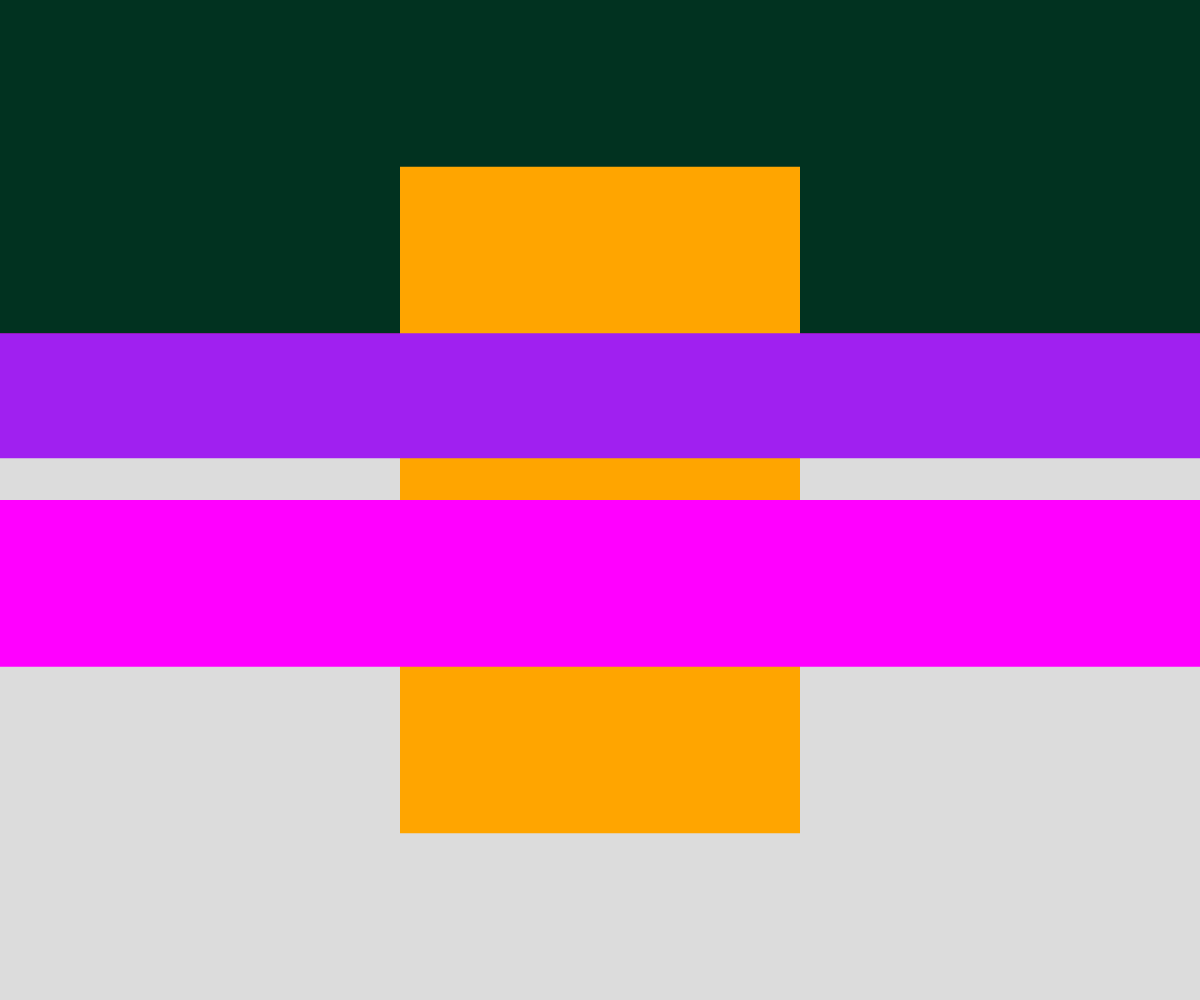
Frame 1 (no input)
Frame 60 (no input): identical to frame 1, image omitted
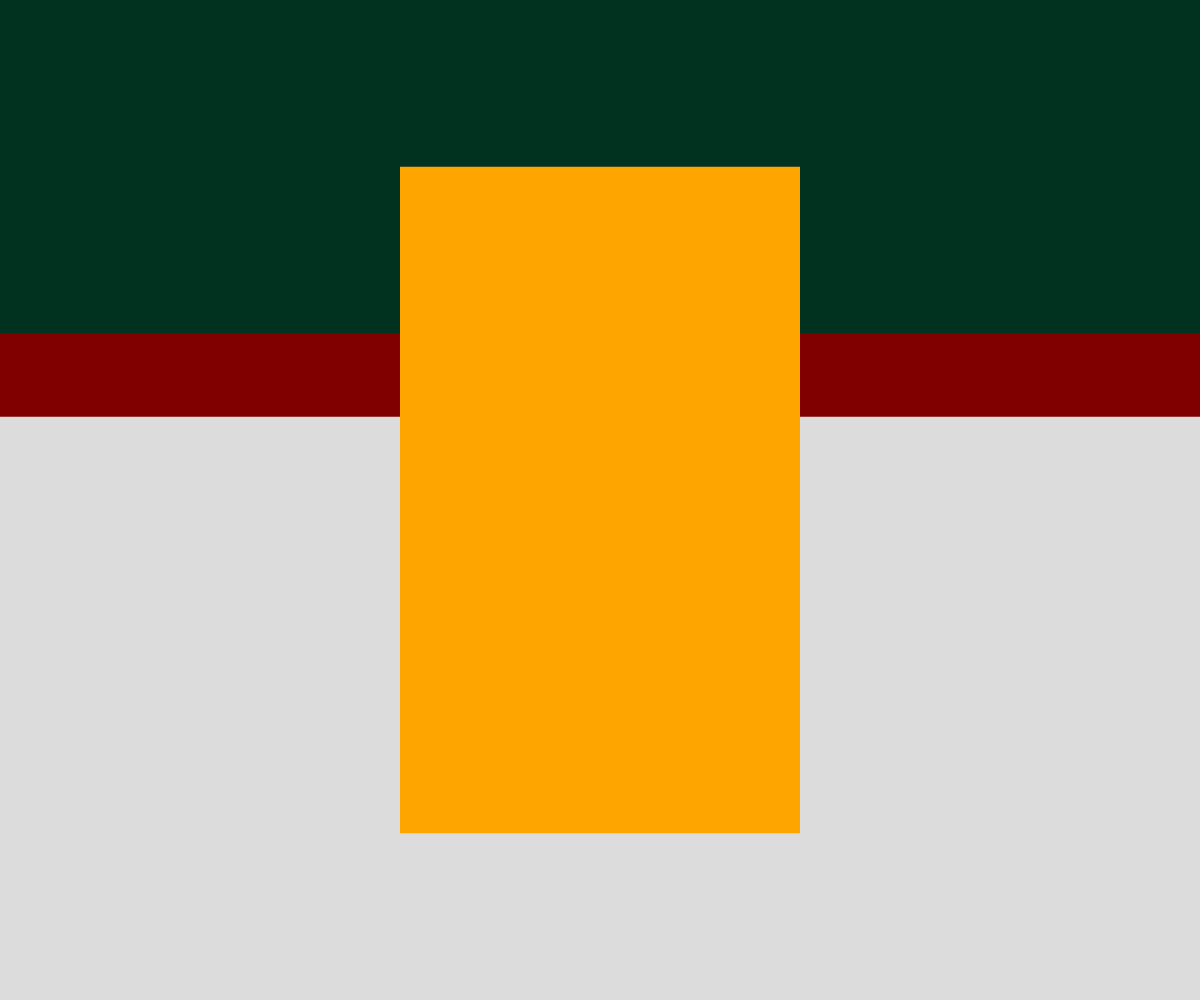
Frame 120 (the mouse pressed at the canvas centre since frame 60)

The p5.js sketch that drew these frames (run headless with seeded random() and noise() and a simulated clock; from frame 60 on, the mouse is pressed at the canvas centre):

// p5.js sketch
// ── sketch.js

let clrs = [
'#013220', //top 0
'#FF00FF', //middle top 1
'#FFA500', //middle strip 2
'#A020F0', //middle bottom 3
'#800000' //bottom 4
]


function setup() {
  createCanvas(windowWidth, windowHeight);
  noStroke();
}

function draw() {
 background(220);
 canvasRect(clrs[4], height/4, height/6, false);
 canvasRect(clrs[0], height/3, 0, false);
 fill(clrs[2]); 
 rect(width * 1/3, height * 1/6, width * 1/3, height * 2/3); 
 canvasRect(clrs[1], height/6, height/2, true);
 canvasRect(clrs[3], height/8, height/3, true);


}

function canvasRect(clr, hgt, y_offset, clickable) {
	fill(clr);
	if((clickable == true) && (mouseIsPressed == false)){
		rect(0, y_offset, width, hgt);
	} 
	if(clickable == false){
		rect(0, y_offset, width, hgt);
	}
}
